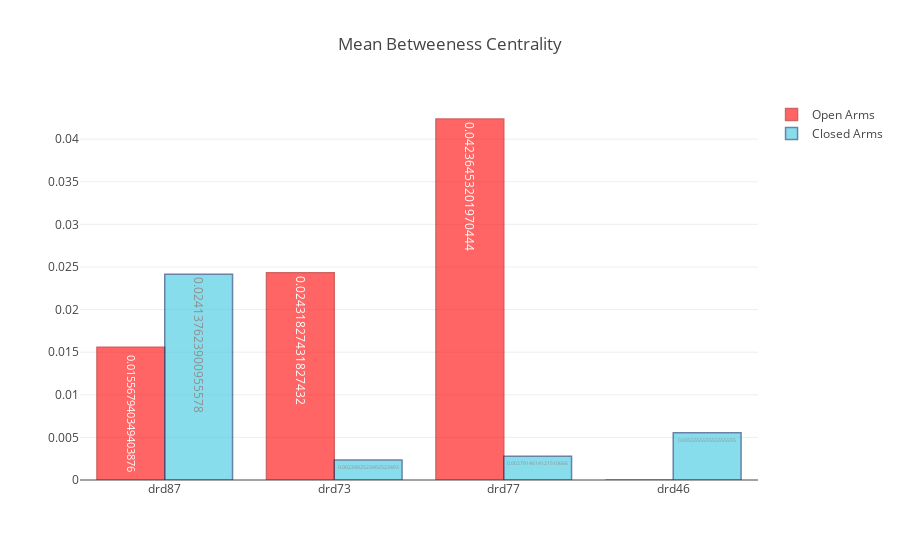
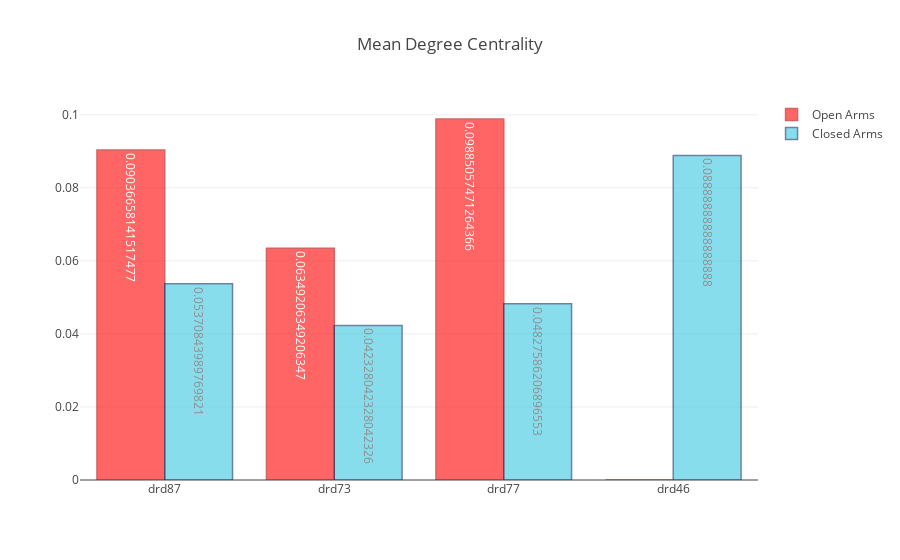
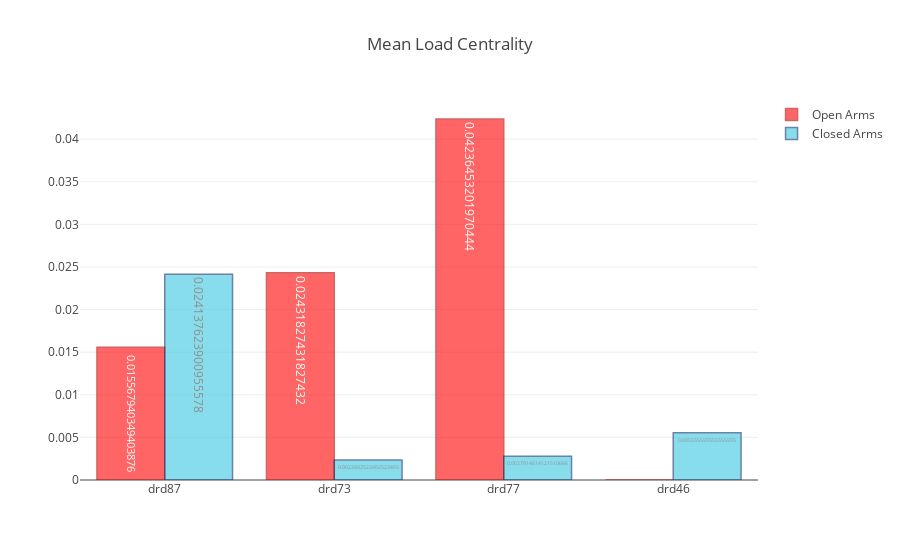
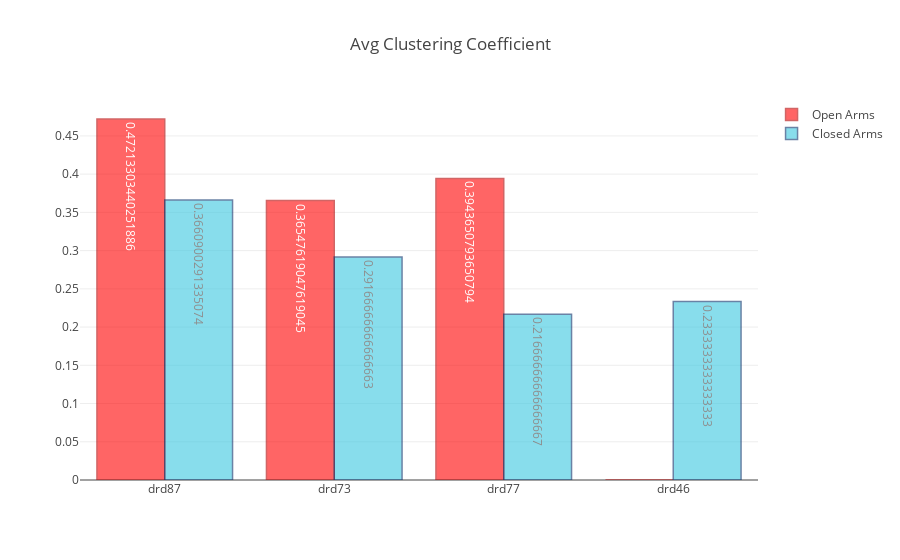

The cell these charts' notebook holds for them, in order:
### Code cell
titles = ["Mean Betweeness Centrality", "Mean Degree Centrality", "Mean Load Centrality", "Avg Clustering Coefficient", "Max Clique Size", "Connection Density", "Local Efficiency", "Global Efficiency"]
mice_names = ["drd87", "drd73", "drd77", "drd46"]
y = []
y2 = []
for mouse_name in mice_names:
    y.append(animal_network_measures[mouse_name]["open betw cent"])
    y2.append(animal_network_measures[mouse_name]["closed betw cent"])

plot_network_measures(y, y2, titles[0])

y = []
y2 = []
for mouse_name in mice_names:
    y.append(animal_network_measures[mouse_name]["open deg cent"])
    y2.append(animal_network_measures[mouse_name]["closed deg cent"])

plot_network_measures(y, y2, titles[1])

y = []
y2 = []
for mouse_name in mice_names:
    y.append(animal_network_measures[mouse_name]["open load cent"])
    y2.append(animal_network_measures[mouse_name]["closed load cent"])

plot_network_measures(y, y2, titles[2])

y = []
y2 = []
for mouse_name in mice_names:
    y.append(animal_network_measures[mouse_name]["open avg clust coeff"])
    y2.append(animal_network_measures[mouse_name]["closed avg clust coeff"])

plot_network_measures(y, y2, titles[3])

y = []
y2 = []
for mouse_name in mice_names:
    y.append(animal_network_measures[mouse_name]["open max clique size"])
    y2.append(animal_network_measures[mouse_name]["closed max clique size"])

plot_network_measures(y, y2, titles[4])

y = []
y2 = []
for mouse_name in mice_names:
    y.append(animal_network_measures[mouse_name]["open connection density"])
    y2.append(animal_network_measures[mouse_name]["closed connection density"])

plot_network_measures(y, y2, titles[5])

y = []
y2 = []
for mouse_name in mice_names:
    y.append(animal_network_measures[mouse_name]["open local efficiency"])
    y2.append(animal_network_measures[mouse_name]["closed local efficiency"])

plot_network_measures(y, y2, titles[6])

y = []
y2 = []
for mouse_name in mice_names:
    y.append(animal_network_measures[mouse_name]["open global efficiency"])
    y2.append(animal_network_measures[mouse_name]["closed global efficiency"])

plot_network_measures(y, y2, titles[7])

### Figure 1 — Plotly figure (JSON) as saved in the notebook; plotly's stock layout.template omitted (floating-point values rounded to 4 significant figures)
{"data": [{"marker": {"color": "rgb(255, 0, 0)", "line": {"color": "rgb(180, 0, 0)", "width": 1.5}}, "name": "Open Arms", "opacity": 0.6, "text": [0.01557, 0.02432, 0.04236, 0], "textposition": "auto", "type": "bar", "uid": "ee1ffe", "x": ["drd87", "drd73", "drd77", "drd46"], "y": [0.01557, 0.02432, 0.04236, 0]}, {"marker": {"color": "rgb(58,200,225)", "line": {"color": "rgb(8,48,107)", "width": 1.5}}, "name": "Closed Arms", "opacity": 0.6, "text": [0.02414, 0.00234, 0.002791, 0.005556], "textposition": "auto", "type": "bar", "uid": "c27244", "x": ["drd87", "drd73", "drd77", "drd46"], "y": [0.02414, 0.00234, 0.002791, 0.005556]}], "layout": {"autosize": true, "title": "Mean Betweeness Centrality", "xaxis": {"autorange": true, "range": [-0.5, 3.5], "type": "category"}, "yaxis": {"autorange": true, "range": [0, 0.04459], "type": "linear"}}}

### Figure 2 — Plotly figure (JSON) as saved in the notebook; plotly's stock layout.template omitted (floating-point values rounded to 4 significant figures)
{"data": [{"marker": {"color": "rgb(255, 0, 0)", "line": {"color": "rgb(180, 0, 0)", "width": 1.5}}, "name": "Open Arms", "opacity": 0.6, "text": [0.09037, 0.06349, 0.09885, 0], "textposition": "auto", "type": "bar", "uid": "1a377d", "x": ["drd87", "drd73", "drd77", "drd46"], "y": [0.09037, 0.06349, 0.09885, 0]}, {"marker": {"color": "rgb(58,200,225)", "line": {"color": "rgb(8,48,107)", "width": 1.5}}, "name": "Closed Arms", "opacity": 0.6, "text": [0.05371, 0.04233, 0.04828, 0.08889], "textposition": "auto", "type": "bar", "uid": "444d93", "x": ["drd87", "drd73", "drd77", "drd46"], "y": [0.05371, 0.04233, 0.04828, 0.08889]}], "layout": {"autosize": true, "title": "Mean Degree Centrality", "xaxis": {"autorange": true, "range": [-0.5, 3.5], "type": "category"}, "yaxis": {"autorange": true, "range": [0, 0.1041], "type": "linear"}}}

### Figure 3 — Plotly figure (JSON) as saved in the notebook; plotly's stock layout.template omitted (floating-point values rounded to 4 significant figures)
{"data": [{"marker": {"color": "rgb(255, 0, 0)", "line": {"color": "rgb(180, 0, 0)", "width": 1.5}}, "name": "Open Arms", "opacity": 0.6, "text": [0.01557, 0.02432, 0.04236, 0], "textposition": "auto", "type": "bar", "uid": "fbc7d9", "x": ["drd87", "drd73", "drd77", "drd46"], "y": [0.01557, 0.02432, 0.04236, 0]}, {"marker": {"color": "rgb(58,200,225)", "line": {"color": "rgb(8,48,107)", "width": 1.5}}, "name": "Closed Arms", "opacity": 0.6, "text": [0.02414, 0.00234, 0.002791, 0.005556], "textposition": "auto", "type": "bar", "uid": "1c8e83", "x": ["drd87", "drd73", "drd77", "drd46"], "y": [0.02414, 0.00234, 0.002791, 0.005556]}], "layout": {"autosize": true, "title": "Mean Load Centrality", "xaxis": {"autorange": true, "range": [-0.5, 3.5], "type": "category"}, "yaxis": {"autorange": true, "range": [0, 0.04459], "type": "linear"}}}

### Figure 4 — Plotly figure (JSON) as saved in the notebook; plotly's stock layout.template omitted (floating-point values rounded to 4 significant figures)
{"data": [{"marker": {"color": "rgb(255, 0, 0)", "line": {"color": "rgb(180, 0, 0)", "width": 1.5}}, "name": "Open Arms", "opacity": 0.6, "text": [0.4721, 0.3655, 0.3944, 0], "textposition": "auto", "type": "bar", "uid": "8372d6", "x": ["drd87", "drd73", "drd77", "drd46"], "y": [0.4721, 0.3655, 0.3944, 0]}, {"marker": {"color": "rgb(58,200,225)", "line": {"color": "rgb(8,48,107)", "width": 1.5}}, "name": "Closed Arms", "opacity": 0.6, "text": [0.3661, 0.2917, 0.2167, 0.2333], "textposition": "auto", "type": "bar", "uid": "ea9f52", "x": ["drd87", "drd73", "drd77", "drd46"], "y": [0.3661, 0.2917, 0.2167, 0.2333]}], "layout": {"autosize": true, "title": "Avg Clustering Coefficient", "xaxis": {"autorange": true, "range": [-0.5, 3.5], "type": "category"}, "yaxis": {"autorange": true, "range": [0, 0.497], "type": "linear"}}}
